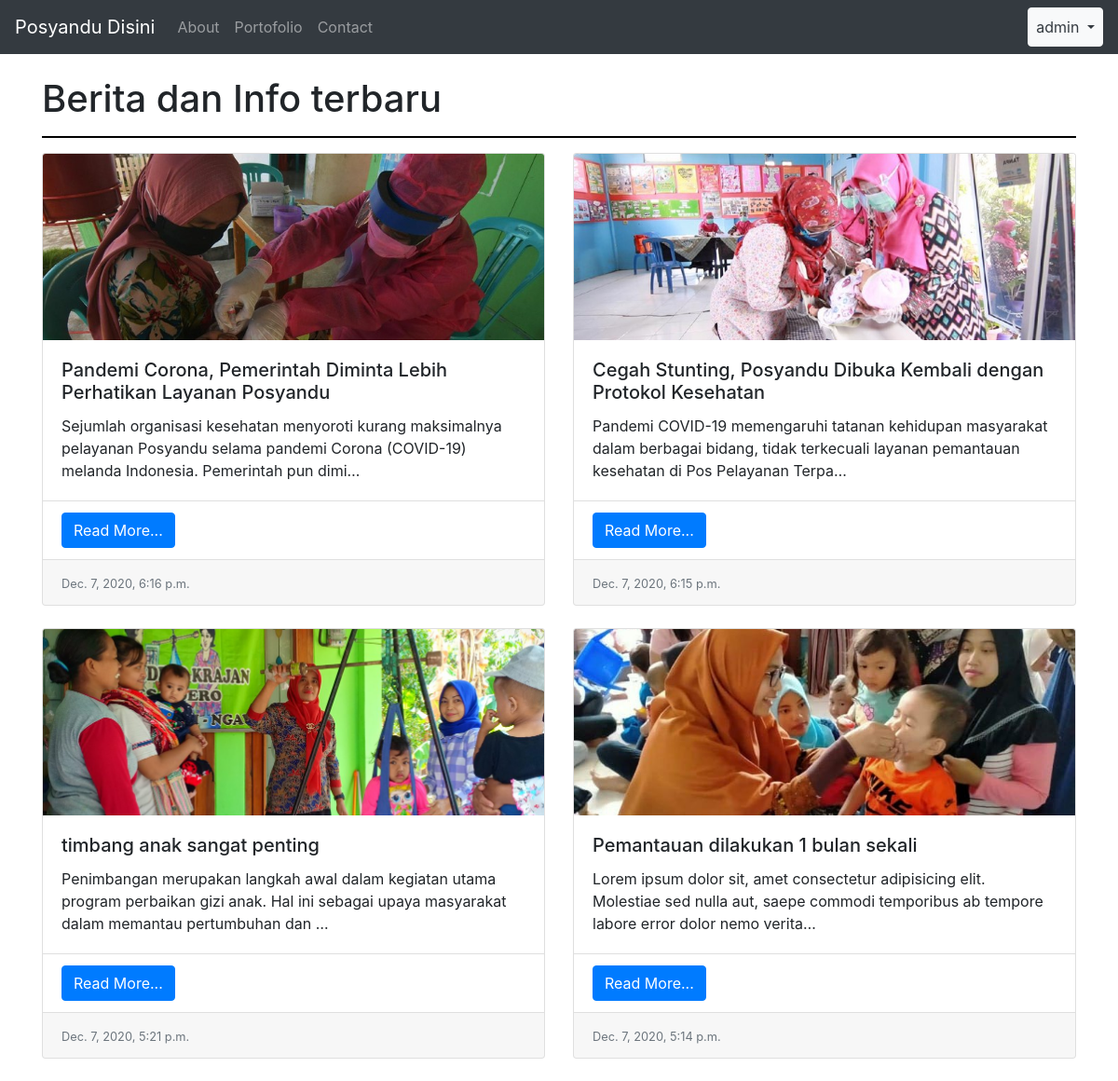
/portofolio/ (signed in), run on the app's committed database.
### portofolio/models.py (models this page shows, shortened)
class Berita(models.Model):
	judul = models.CharField(max_length=100)
	thumbnail = models.ImageField(upload_to='documents/', default="/posyandu3.jpg")
	isi = models.TextField()
	upload = models.DateTimeField(auto_now_add=True)

### portofolio/views.py (the view)
# urls.py: path('', views.portofolio, name="portofolio"),
def portofolio(request):
	berita = Berita.objects.all().order_by('-upload')
	context = {
		'semua_berita': berita,
	}
	return render(request, "portofolio/portofolio.html", context)

### templates/portofolio/portofolio.html (shortened to what this page needs)
{% load static %}
<!DOCTYPE html>
<html>
<head>
	<link rel="stylesheet" href="https://cdn.jsdelivr.net/npm/bootstrap@4.5.3/dist/css/bootstrap.min.css">
</head>
<body>
	{% include "navbar.html" %}
	<div class="container">
		<br>
		<h1>Berita dan Info terbaru</h1><hr style="border: solid 1px black">
		<div class="row row-cols-1 row-cols-md-2">
			{% for berita in semua_berita %}
			<div class="col mb-4">
				<div class="card h-100">
					<img src="{{berita.thumbnail.url}}" style="height: 200px; object-fit: cover" class="card-img-top" alt="...">
					<div class="card-body">
						<h5 class="card-title">{{berita.judul}}</h5>
						<p class="card-text">{{berita.isi|striptags|truncatechars:150}}</p>
					</div>
					<ul class="list-group list-group-flush">
						<li class="list-group-item">
							<button class="btn btn-primary" data-toggle="modal" data-target="#exampleModal{{forloop.counter}}">
							Read More...
						</button>
						</li>
					</ul>
					<div class="card-footer">
						<small class="text-muted">{{berita.upload}}</small>
					</div>
				</div>
			</div>
			{% endfor %}
		</div>
	</div>
</body>
</html>

### templates/navbar.html (shortened to what this page needs)
<nav class="navbar navbar-expand-lg navbar-dark bg-dark">
  <a class="navbar-brand" href="/">Posyandu Disini</a>
  <div class="collapse navbar-collapse" id="navbarNavAltMarkup">
    <div class="navbar-nav">
      <a class="nav-link" href="#">About</a>
      <a class="nav-link" href="{% url 'portofolio:portofolio' %}">Portofolio</a>
      <a class="nav-link" href="#">Contact</a>
    </div>
  </div>
  {% if not request.user.is_authenticated %}
    <a class="btn btn-success my-2 my-sm-0" href="{% url 'auth:signin' %}">Sign In</a>
  {% else %}
    <ul class="navbar-nav">
    <li class="nav-item dropdown">
        <a class="nav-link btn btn-light text-dark dropdown-toggle" href="#" id="navbarDropdownMenuLink" role="button" data-toggle="dropdown" aria-haspopup="true" aria-expanded="false">
          {{request.user}}
        </a>
      </li>
    </ul>
  {% endif %}
</nav>

### data on the page
Berita: thumbnail (picture), judul "Pandemi Corona, Pemerintah Diminta Lebih Perhatikan Layanan Posyandu", isi "Sejumlah organisasi kesehatan menyoroti kurang maksimalnya pelayanan Posyandu selama pandemi Corona (COVID-19) melanda Indonesia. Pemerintah pun dimi…", upload "Dec. 7, 2020, 6:16 p.m."
Berita: thumbnail (picture), judul "Cegah Stunting, Posyandu Dibuka Kembali dengan Protokol Kesehatan", isi "Pandemi COVID-19 memengaruhi tatanan kehidupan masyarakat dalam berbagai bidang, tidak terkecuali layanan pemantauan kesehatan di Pos Pelayanan Terpa…", upload "Dec. 7, 2020, 6:15 p.m."
Berita: thumbnail (picture), judul "timbang anak sangat penting", isi "Penimbangan merupakan langkah awal dalam kegiatan utama program perbaikan gizi anak. Hal ini sebagai upaya masyarakat dalam memantau pertumbuhan dan …", upload "Dec. 7, 2020, 5:21 p.m."
Berita: thumbnail (picture), judul "Pemantauan dilakukan 1 bulan sekali", isi "Lorem ipsum dolor sit, amet consectetur adipisicing elit. Molestiae sed nulla aut, saepe commodi temporibus ab tempore labore error dolor nemo verita…", upload "Dec. 7, 2020, 5:14 p.m."

### other printed values
{{ request.user }} "admin"
